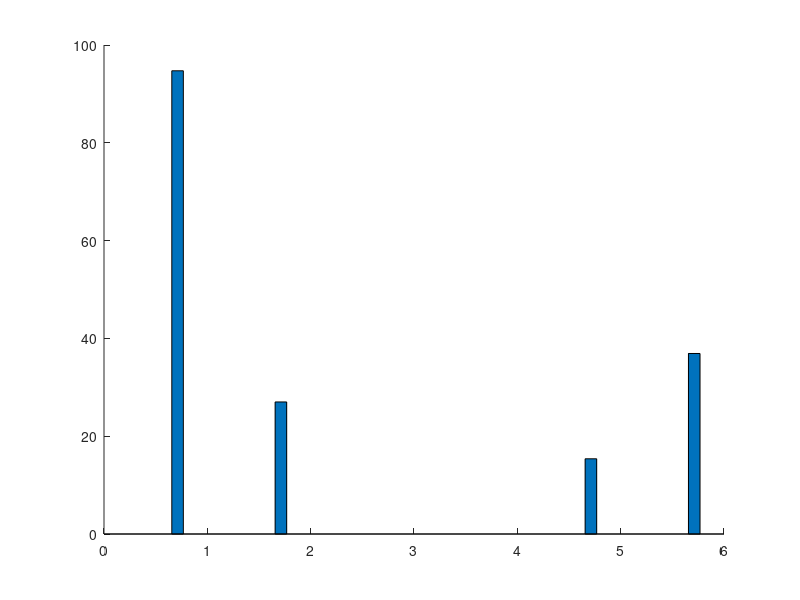

MATLAB code to generate this figure: (Note: this script raises an error after producing the figure.)
%%%%%%%%%%%%%%%%%%%%%%%%%%%%%%%%%%%%%%%%%%%%%%%%%%%%%%%%%%%%%%%%%%%%%%%%%%%%%%%%%%%%%%%
%   Author: Xiaohui Liu (whulxh@gmail.com)
%   Date:   9/28/2011
%   Function: prepares figures for loss causes only for MTA and other protocols
%%%%%%%%%%%%%%%%%%%%%%%%%%%%%%%%%%%%%%%%%%%%%%%%%%%%%%%%%%%%%%%%%%%%%%%%%%%%%%%%%%%%%%%%
traffic = 'indriya_sparse';
dir = '/home/xiaohui/Dropbox/tOR/figures';
protocols = {'MTA'; 'MCMP'; 'MM'; 'MM-CD'; 'SDRCS'; 'CTP';};
PROTOCOL_NUM = 6;
CAUSE_NUM = 5;
results = zeros(PROTOCOL_NUM, CAUSE_NUM);
row = 1;
column = 1;
legends = {'Success', 'Overflow', 'Tx failure', 'Rejection', 'Expiration'};
%% MTA
% catch ratio 
t = [
0.910584638899503
0.977879213483146
0.974232663887836
0.935282651072125
0.934402852049911
0.959104938271605
0.937572702597906
0.965596330275229
0.922779922779923
0.91348402182385
0.98932384341637
];
results(row, column) = mean(t);
column = column + 1;

% overflow
t = [
0.00152846771112
0
0.001894657067071
0.003118908382066
0
0.005787037037037
0.000387747188833
0.001529051987768
0.004247104247104
0.000779423226812
0.001941119378842   
];
results(row, column) = mean(t);
column = column + 1;

% air loss
t = [
0.029805120366832
0.002457865168539
0.003789314134142
0.02261208576998
0.007843137254902
0.010416666666667
0.012020162853819
0.008792048929664
0.01003861003861
0.019485580670304
0.000970559689421 
];
results(row, column) = mean(t);
column = column + 1;

% rej
t = [
0.053878486816966
0.013342696629214
0.015915119363395
0.031189083820663
0.047058823529412
0.022762345679012
0.049243892981776
0.020642201834862
0.05984555984556
0.058456742010912
0.004852798447104  
];
results(row, column) = mean(t);
column = column + 1;

% expire: either at on the way to sink or at sink
results(row, end) = 1 - sum(results(row, 1 : end - 1));
row = row + 1;
column = 1;

%% MCMP
% catch ratio 
t = [
0.108377721447369
0.265318916399909
0.271623111652553
0.246891651865009
0.298796585379943
0.328089037424725
0.182734385511885
0.421233188680233
0.260595136037918
0.333162350324607
0.253613666228647
];
results(row, column) = mean(t);
column = column + 1;

% overflow
t = [
0.58266680049633
0.50549771288606
0.502710312600692
0.48658448934772
0.339691142528337
0.222037509090776
0.333992272441369
0.365721839913885
0.189869691060633
0.344673051396246
0.3312200134462
];
results(row, column) = mean(t);
column = column + 1;

% air loss
t = [
0.217559798397835
0.154372135270122
0.166841221624327
0.223006984897395
0.1096386161848
0.040906653345773
0.122048701590439
0.192736683926742
0.118982218296806
0.16392400352318
0.156953442532775
];
results(row, column) = mean(t);
column = column + 1;

% rej
t = [
0
0
0
0
0
0
0.000226435438943
0
0
0.000480715552854
0
];
results(row, column) = mean(t);
column = column + 1;

% expire: either at on the way to sink or at sink
results(row, end) = 1 - sum(results(row, 1 : end - 1));
row = row + 1;
column = 1;

%% MMSPEED
% catch ratio 
t = [
0];
results(row, column) = mean(t);
column = column + 1;

% overflow
t = [
0.563979416809606
0.43238943684378
0.091889880952381
0.560789747142362
0.01285046728972
0.34516037468067
0.502679169457468
0.477366255144033
0.453249577192559
0.411824668705403
0.388046897340578
];
results(row, column) = mean(t);
column = column + 1;

% air loss
t = [
0.065180102915952
0.089405027044225
0.036458333333333
0.066158642189124
0.000389408099688
0
0.105157401205626
0.05982905982906
0.033824595312878
0.116207951070336
0.097512153274235
];
results(row, column) = mean(t);
column = column + 1;

% rej
t = [
0.361234991423671
0.478205536111995
0.871651785714286
0.373051610668514
0.986760124610592
0.65483962531933
0.387139986604153
0.462804685026907
0.495530321333655
0.471967380224261
0.512153274235059
];
results(row, column) = mean(t);
column = column + 1;

% expire: either at on the way to sink or at sink
results(row, end) = 1 - sum(results(row, 1 : end - 1));
row = row + 1;
column = 1;

%% MMSPEEDCD
% catch ratio 
t = [
0
];
results(row, column) = mean(t);
column = column + 1;

% overflow
t = [
0.418138041733547
0.335984727966911
0.631058823529412
0.063001145475372
0.436200999736911
0.339369341242585
0.572841384556866
0.603907039407208
0.478196049198658
0.389014722536806
0.455132343447385
];
results(row, column) = mean(t);
column = column + 1;

% air loss
t = [
0.035580524344569
0.032453070314986
0.116235294117647
0
0.060773480662983
0.015922572588199
0.116774438950171
0.119232064668238
0.119642191576593
0.099943374858437
0.105229180116204
];
results(row, column) = mean(t);
column = column + 1;

% rej
t = [
0.546281433921883
0.631562201718104
0.248470588235294
0.936998854524628
0.503025519600105
0.644708086169216
0.305439330543933
0.273155944762546
0.394707417070444
0.511041902604757
0.439638476436411
];
results(row, column) = mean(t);
column = column + 1;

% expire: either at on the way to sink or at sink
results(row, end) = 1 - sum(results(row, 1 : end - 1));
row = row + 1;
column = 1;

%% SDRCS
% catch ratio 
t = [
0.03130643405243
0.001488469601677
0.074303592799124
0.596304849884527
0.464697138610182
0.303535776972212
0.000995520159283
0.040557869566894
0.009988014382741
0.015151515151515
];
results(row, column) = mean(t);
column = column + 1;

% overflow
t = [
0.678186547751765
0.650740740740741
0.583817126269956
0.266050808314088
0.358823529411765
0.430688336520077
0.778994524639124
0.686046511627907
0.600079904115062
0.584848484848485
];
results(row, column) = mean(t);
column = column + 1;

% air loss
t = [
0.192121887774062
0.255555555555556
0.292815674891147
0.126558891454965
0.161085972850679
0.247609942638623
0.036834245893479
0.067614125753661
0.005193767479025
0.329292929292929
];
results(row, column) = mean(t);
column = column + 1;

% rej
t = [
0
0
0
0
0
0
0
0
0
0 
];
results(row, column) = mean(t);
column = column + 1;

% expire: either at on the way to sink or at sink
results(row, end) = 1 - sum(results(row, 1 : end - 1));
row = row + 1;
column = 1;

%% CTP
% catch ratio 
t = [
0.449692163205677
0.065714400939663
0.510553738838119
0.998509131569139
0.109437201984686
0.176602924634421
0.219823899306485
0.147677199618977
0.60344850163524
0.410137940270524
];
results(row, column) = mean(t);
column = column + 1;

% overflow
t = [
0.034749034749035
0.207885304659498
0.019151333082989
0
0.14812058057313
0.053618297712786
0.064343163538874
0.113610798650169
0.134460238186708
0.196866211329851
];
results(row, column) = mean(t);
column = column + 1;

% air loss
t = [
0.001287001287001
0
0
0
0
0
0
0
0.00153668843642
0.012856568903174
];
results(row, column) = mean(t);
column = column + 1;

% rej
t = [
0
0
0
0
0
0
0
0
0
0
];
results(row, column) = mean(t);
column = column + 1;

% expire: either at on the way to sink or at sink
results(row, end) = 1 - sum(results(row, 1 : end - 1));
row = row + 1;
column = 1;


%% protocols
figure;
% title([metric 'for different protocols']);
h = bar(results * 100, 'stack');
set(h, 'linewidth', 2);
% color
colors = [
    128 0 0;
    0 0 143;
    100 0 0;
    0 255 0;
    60 0 0;
] / 255;
for i =1 : length(colors)
    set(h(i), 'facecolor', colors(i, :)) % use color name
end

set(gca, 'xtick', 1:size(protocols, 1), 'XTickLabel', protocols);
set(gca, 'FontSize', 30, 'YGrid', 'on', 'FontWeight', 'bold', 'ytick', 0:10:100);
h_legend = legend(legends);
set(h_legend, 'FontSize', 35);
ylabel('Ratio (%)');
ylim([0 100]);
%%
maximize;
set(gcf, 'Color', 'white');
cd(dir);
str = ['protocol_components_' traffic];
% export_fig(str, '-eps');
% export_fig(str, '-jpg', '-zbuffer');
% saveas(gcf, [str '.fig']);